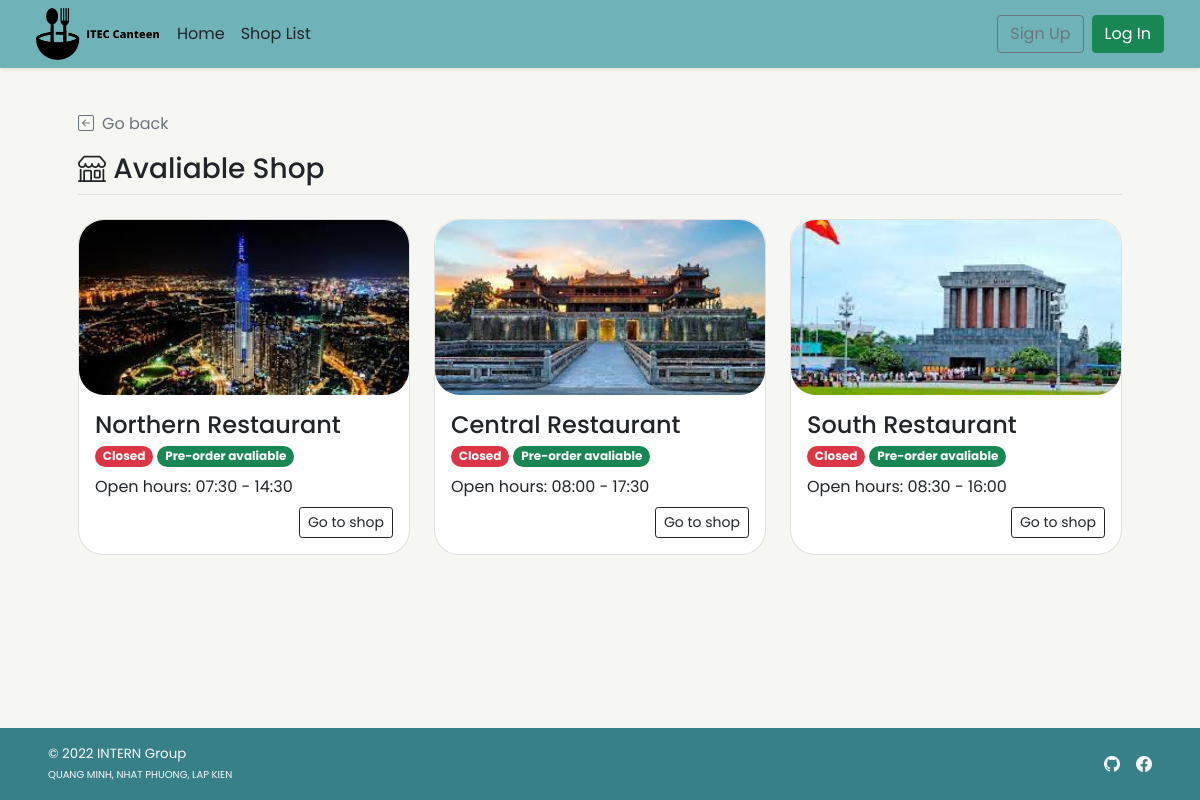
The app's page /shop_list.php with its own data.
### tables this page shows
CREATE TABLE `shop` (
  `s_id` int(11) NOT NULL,
  `s_username` varchar(45) NOT NULL,
  `s_pwd` varchar(45) NOT NULL,
  `s_name` varchar(100) NOT NULL,
  `s_location` varchar(100) NOT NULL,
  `s_openhour` time NOT NULL,
  `s_closehour` time NOT NULL,
  `s_status` tinyint(4) NOT NULL DEFAULT 1 COMMENT 'Shop ready for taking an order or not (True for open, False for close)',
  `s_preorderStatus` tinyint(4) NOT NULL DEFAULT 1 COMMENT 'Shop is ready for tomorrow pre-order or not',
  `s_email` varchar(100) NOT NULL,
  `s_phoneno` varchar(45) NOT NULL,
  `s_pic` text DEFAULT NULL
);

### shop_list.php (the view, shortened to what this page needs)
<!DOCTYPE html>
<html lang="en">
<head>
    <?php session_start(); include("conn_db.php"); include('head.php');?>
    <link href="css/main.css" rel="stylesheet">
</head>
<body class="d-flex flex-column h-100">
    <?php include('nav_header.php')?>
    <div class="container p-5" id="recommended-shop">
        <a class="nav nav-item text-decoration-none text-muted mb-3" href="#" onclick="history.back();">
            <i class="bi bi-arrow-left-square me-2"></i>Go back
        </a>
        <h3 class="border-bottom pb-2"><i class="bi bi-shop align-top"></i> Avaliable Shop</h3>
        <div class="row row-cols-1 row-cols-lg-3 align-items-stretch g-4 py-3">
        <?php
            $query = "SELECT s_id,s_name,s_openhour,s_closehour,s_status,s_preorderstatus,s_pic FROM shop
            WHERE (s_preorderstatus = 1) OR (s_preorderstatus = 0 AND (CURTIME() BETWEEN s_openhour AND s_closehour));";
            $result = $mysqli -> query($query);
            if($result -> num_rows > 0){
            while($row = $result -> fetch_array()){
        ?>
            <div class="col">
                <a href="<?php echo "shop_menu.php?s_id=".$row["s_id"]?>" class="text-decoration-none text-dark">
                    <div class="card rounded-25">
                        <img
                        <?php
                            if(is_null($row["s_pic"])){echo "src='img/default.png'";}
                            else{echo "src=\"img/{$row['s_pic']}\"";}
                        ?>
                        style="width:100%; height:175px; object-fit:cover;"
                        class="card-img-top rounded-25 img-fluid" alt="...">
                        <div class="card-body">
                            <h4 name="shop-name" class="card-title"><?php echo $row["s_name"]?></h4>
                            <p class="card-subtitle">
                                <?php
                                    $now = date('H:i:s');
                                    if((($now < $row["s_openhour"])||($now > $row["s_closehour"]))||($row["s_status"]==0)){
                                ?>
                                <span class="badge rounded-pill bg-danger">Closed</span>
                                <?php }else{ ?>
                                <span class="badge rounded-pill bg-success">Open</span>
                                <?php }
                                    if($row["s_preorderstatus"]==1){
                                ?>
                                <span class="badge rounded-pill bg-success">Pre-order avaliable</span>
                                <?php }else{ ?>
                                <span class="badge rounded-pill bg-danger">Pre-order Unavaliable</span>
                                <?php }     ?>
                            </p>
                            <?php
                                $open = explode(":",$row["s_openhour"]);
                                $close = explode(":",$row["s_closehour"]);
                            ?>
                            <p class="card-text my-2">Open hours: <?php echo $open[0].":".$open[1]." - ".$close[0].":".$close[1]?></p>
                            <div class="text-end">
                                <a href="<?php echo "shop_menu.php?s_id=".$row["s_id"]?>" class="btn btn-sm btn-outline-dark">Go to shop</a>
                            </div>
                        </div>
                    </div>
                </a>
            </div>
        <?php }
        }
        ?>
        </div>
    </div>
    <?php include 'footer.php';?>
</body>
</html>

### css/main.css (style rules this page uses)
html { height: 100%; }
body { height: 100%; padding-top: 4rem; margin-bottom: -50px; font-family: 'Poppins', 'Noto Sans Thai', sans-serif; background-color: #F6F6F2; }
a { cursor: pointer; }
.bi { vertical-align: -.125em; fill: currentColor; }
.rounded-25 { border-radius: 25px; }

### shop_list.php (style rules this page uses)
html { height: 100%; }

### records on screen
shop: s_pic (picture), s_name "Northern Restaurant", shows "Closed", s_preorderStatus "Pre-order avaliable", s_openhour "07", s_openhour "30", s_closehour "14", s_closehour "30"
shop: s_pic (picture), s_name "Central Restaurant", shows "Closed", s_preorderStatus "Pre-order avaliable", s_openhour "08", s_openhour "00", s_closehour "17", s_closehour "30"
shop: s_pic (picture), s_name "South Restaurant", shows "Closed", s_preorderStatus "Pre-order avaliable", s_openhour "08", s_openhour "30", s_closehour "16", s_closehour "00"
